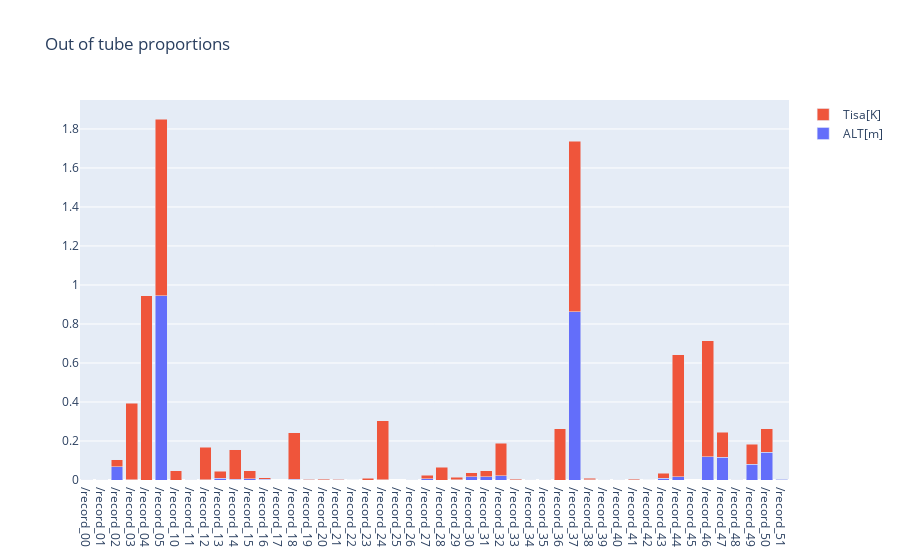

The notebook cell saved with this chart:
### Markdown cell above
Le cas des longueurs d'intervalles vides pose encore des problème. Si c'est le cas c'est que les instants sont mal calculés, mais cela peut toujours arriver.

### Code cell
T.plot_scores()

### Figure 1 — Plotly figure (JSON) as saved in the notebook; plotly's stock layout.template omitted (floating-point values rounded to 4 significant figures)
{"data": [{"name": "ALT[m]", "type": "bar", "x": ["/record_00", "/record_01", "/record_02", "/record_03", "/record_04", "/record_05", "/record_10", "/record_11", "/record_12", "/record_13", "/record_14", "/record_15", "/record_16", "/record_17", "/record_18", "/record_19", "/record_20", "/record_21", "/record_22", "/record_23", "/record_24", "/record_25", "/record_26", "/record_27", "/record_28", "/record_29", "/record_30", "/record_31", "/record_32", "/record_33", "/record_34", "/record_35", "/record_36", "/record_37", "/record_38", "/record_39", "/record_40", "/record_41", "/record_42", "/record_43", "/record_44", "/record_45", "/record_46", "/record_47", "/record_48", "/record_49", "/record_50", "/record_51"], "y": [0.0005571, 0.0009047, 0.06857, 0.0009385, 0, 0.9447, 0, 0.0002964, 0.0004203, 0.00884, 0.003418, 0.006101, 0.003596, 0, 0.003554, 0.0008326, 0.001182, 0.001962, 0, 0, 0.0009135, 0, 0.0005144, 0.00735, 0, 0.001732, 0.01678, 0.01559, 0.02197, 0.0004036, 0.0006696, 0.0006901, 0, 0.8624, 0.00115, 0.0002702, 0.000448, 0.0003927, 0, 0.009845, 0.01653, 0, 0.1195, 0.1175, 0.0005136, 0.08035, 0.1429, 0.005045]}, {"name": "Tisa[K]", "type": "bar", "x": ["/record_00", "/record_01", "/record_02", "/record_03", "/record_04", "/record_05", "/record_10", "/record_11", "/record_12", "/record_13", "/record_14", "/record_15", "/record_16", "/record_17", "/record_18", "/record_19", "/record_20", "/record_21", "/record_22", "/record_23", "/record_24", "/record_25", "/record_26", "/record_27", "/record_28", "/record_29", "/record_30", "/record_31", "/record_32", "/record_33", "/record_34", "/record_35", "/record_36", "/record_37", "/record_38", "/record_39", "/record_40", "/record_41", "/record_42", "/record_43", "/record_44", "/record_45", "/record_46", "/record_47", "/record_48", "/record_49", "/record_50", "/record_51"], "y": [0.0005571, 0.0009047, 0.03576, 0.3928, 0.946, 0.9062, 0.0475, 0.0002964, 0.1673, 0.0372, 0.1512, 0.04077, 0.008391, 0, 0.2399, 0.00222, 0.005912, 0.002616, 0.001629, 0.009194, 0.3037, 0, 0.0007716, 0.01737, 0.06422, 0.01255, 0.02013, 0.03237, 0.1665, 0.007129, 0.001004, 0.0006901, 0.264, 0.8734, 0.007285, 0.0002702, 0.000448, 0.005694, 0.0002325, 0.02358, 0.6264, 0, 0.5944, 0.1275, 0.0006848, 0.1037, 0.1206, 0.002422]}], "layout": {"barmode": "stack", "title": {"text": "Out of tube proportions"}}}
